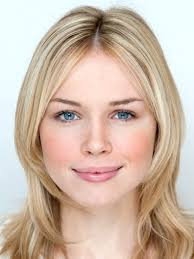
#> input picture Face Detection/female/0_113_0.jpeg, 194 x 259 px, found by its file name
$ jupyter execute --allow-errors Untitled-Copy1.ipynb   (shell and % lines are left out)
#> lines starting #> are read from the running program, lines starting #| are printed output that depends on the picture; after the words box and inside, x2 and y2 are one past the last pixel; in counts of white or black regions, pixels touching at a corner belong together
[cell 1]
import numpy as np
import pandas as pd
import os

[cell 2]
# [16 lines of commented-out code are left out]

[cell 3]
# [16 lines of commented-out code are left out]

[cell 4]
import numpy as np
import cv2 as cv
import matplotlib.pyplot as plt
import math
import pandas as pd
import seaborn as sns
import glob
import cv2
import re
import os
from sklearn.model_selection import train_test_split
import statsmodels.api as sm
import statsmodels.formula.api as smf

[cell 5]
#Here I have a about 200 images in the below folder 'train' glob will get all the images from folder here
path = glob.glob('./images of face/*.jpeg')
image=[]
for img in path:
    v = cv.imread(img) #It will loads all the images from a file
    blur = cv.GaussianBlur(v,(5,5),0)
    gray = cv.cvtColor(blur,cv.COLOR_BGR2GRAY)# here changing  color image to gray scale
    image.append(gray)

#> (a cell that did not finish here is left out)

#> (a cell that did not finish here is left out)

[cell 8]
import cv2
face_cascade = cv2.CascadeClassifier('./xml/haarcascade_frontalface_default.xml')
#eye_cascade = cv2.CascadeClassifier('haarcascade_eye.xml')
# face_cascade = cv2.CascadeClassifier('C:\\opencv\\build\\etc\\haarcascades\\haarcascade_frontalface_default.xml')
# eye_cascade = cv2.CascadeClassifier('C:\\opencv\\build\\etc\\haarcascades\\haarcascade_eye.xml')

img = cv2.imread('./images of face/0_113_0.jpeg')
#> img is the input picture: shape (259, 194, 3); mean B, G, R 168.7, 184.8, 206.2
gray = cv2.cvtColor(img, cv2.COLOR_BGR2GRAY)
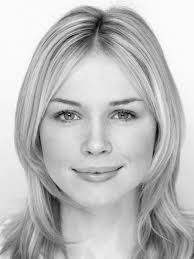
#> gray: shape (259, 194); min 3, max 254, mean 189.4
gray.max()
#> Out = 254

[cell 9]
plt.figure(figsize=(15,10))
plt.subplot(1,6,1)
plt.imshow(gray)
plt.title('original Image')

[cell 10]
img.shape
#> Out = (259, 194, 3)

[cell 11]
faces = face_cascade.detectMultiScale(gray, 1.3, 5)
#> faces = [[31, 67, 131, 131]]
for (x,y,w,h) in faces:
    cv2.rectangle(img,(x,y),(x+w,y+h),(255,0,0),2)
#> this loop made 1 pass
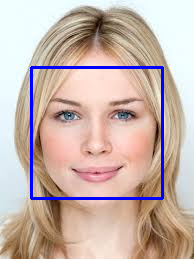
#> img: shape (259, 194, 3); 3.12% of pixels changed, all inside (x1, y1, x2, y2) = (30, 66, 164, 200)
# [5 lines of commented-out code are left out]

cv2.imshow('img',img)
cv2.waitKey(0)
cv2.destroyAllWindows()

[cell 12]
# [6 lines of commented-out code are left out]

[cell 13]
faces = face_cascade.detectMultiScale(gray, 1.3, 5)

for (x, y, w, h) in faces:
    cv2.rectangle(img, (x, y), (x + w, y + h), (255,0, 0), 2)
    roi_color = img[y:y + h, x:x + w]
    print("[INFO] Object found. Saving locally.")
    cv2.imwrite(str(w) + str(h) + '_faces.jpg', roi_color)
#> this loop made 1 pass
#| [INFO] Object found. Saving locally.
#> pass 1, `roi_color = img[y:y + h, x:x + w]`:
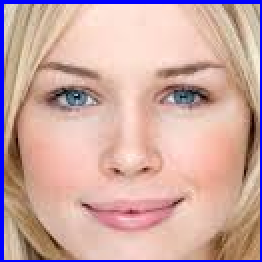
#> roi_color: shape (131, 131, 3) (shown 2 times larger); mean B, G, R 163.8, 168.4, 204.8

status = cv2.imwrite('faces_detected.jpg', img)
print("[INFO] Image faces_detected.jpg written to filesystem: ", status)
#| [INFO] Image faces_detected.jpg written to filesystem:  True

$ run again, with Face Detection/female/0_101_0.jpeg copied over Face Detection/female/0_113_0.jpeg
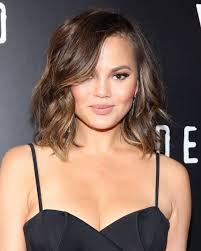
#> input picture Face Detection/female/0_101_0.jpeg, 201 x 251 px, found by its file name
#> img is the input picture: shape (251, 201, 3); mean B, G, R 97.2, 107.7, 131.2
#> `gray.max()`: Out = 255
#> faces = [[65, 48, 78, 78]]
#> the loop `for (x,y,w,h) in faces:` made 1 pass
#> after the loop `for (x,y,w,h) in faces:`:
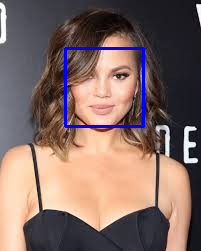
#> img: shape (251, 201, 3); 1.85% of pixels changed, all inside (x1, y1, x2, y2) = (64, 47, 145, 128)
#> the loop `for (x, y, w, h) in faces:` made 1 pass
#> (printed output is left out)
#> pass 1, `roi_color = img[y:y + h, x:x + w]`:
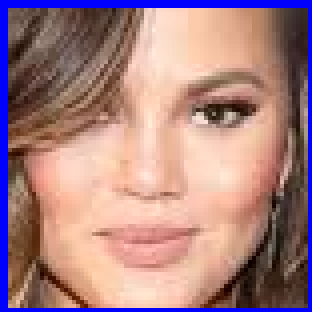
#> roi_color: shape (78, 78, 3) (shown 4 times larger); mean B, G, R 130.8, 129, 167.7
#| [INFO] Image faces_detected.jpg written to filesystem:  True

$ run again, with Face Detection/female/0_103_0.jpeg copied over Face Detection/female/0_113_0.jpeg
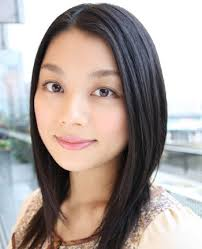
#> input picture Face Detection/female/0_103_0.jpeg, 202 x 249 px, found by its file name
#> img is the input picture: shape (249, 202, 3); mean B, G, R 153.5, 158.5, 170.1
#> `gray.max()`: Out = 255
#> faces = [[19, 47, 122, 122]]
#> the loop `for (x,y,w,h) in faces:` made 1 pass
#> after the loop `for (x,y,w,h) in faces:`:
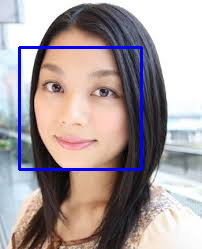
#> img: shape (249, 202, 3); 2.9% of pixels changed, all inside (x1, y1, x2, y2) = (18, 46, 143, 171)
#> the loop `for (x, y, w, h) in faces:` made 1 pass
#> (printed output is left out)
#> pass 1, `roi_color = img[y:y + h, x:x + w]`:
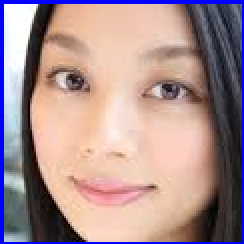
#> roi_color: shape (122, 122, 3) (shown 2 times larger); mean B, G, R 143.4, 142.7, 168.8
#| [INFO] Image faces_detected.jpg written to filesystem:  True

$ run again, with Face Detection/female/0_105_0.jpeg copied over Face Detection/female/0_113_0.jpeg
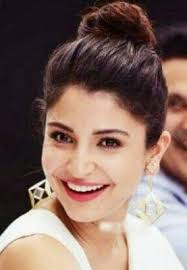
#> input picture Face Detection/female/0_105_0.jpeg, 187 x 270 px, found by its file name
#> img is the input picture: shape (270, 187, 3); mean B, G, R 99.5, 108, 131.9
#> `gray.max()`: Out = 255
#> faces = [[20, 90, 134, 134]]
#> the loop `for (x,y,w,h) in faces:` made 1 pass
#> after the loop `for (x,y,w,h) in faces:`:
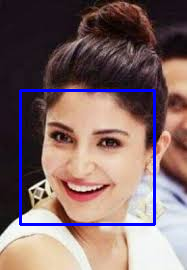
#> img: shape (270, 187, 3); 3.18% of pixels changed, all inside (x1, y1, x2, y2) = (19, 89, 156, 226)
#> the loop `for (x, y, w, h) in faces:` made 1 pass
#> (printed output is left out)
#> pass 1, `roi_color = img[y:y + h, x:x + w]`:
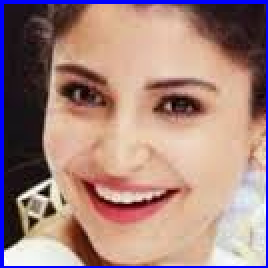
#> roi_color: shape (134, 134, 3) (shown 2 times larger); mean B, G, R 126.7, 131.8, 164.1
#| [INFO] Image faces_detected.jpg written to filesystem:  True
